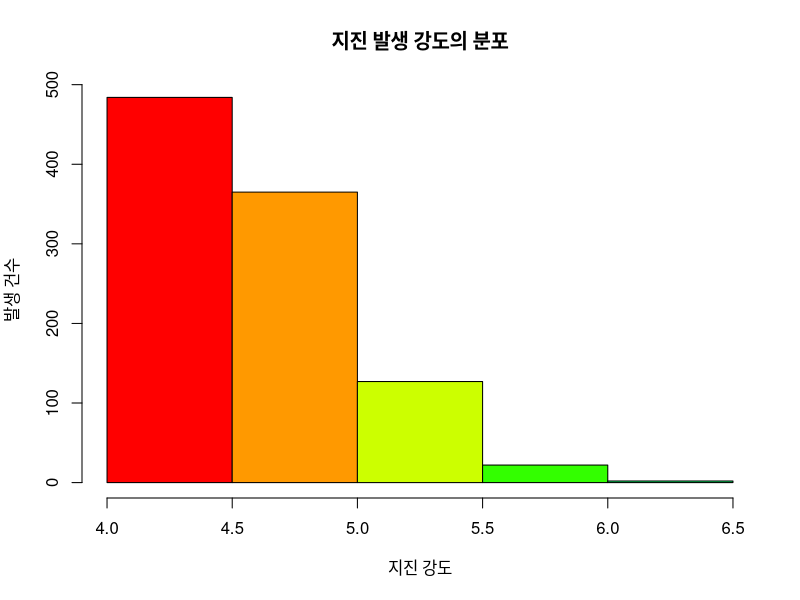
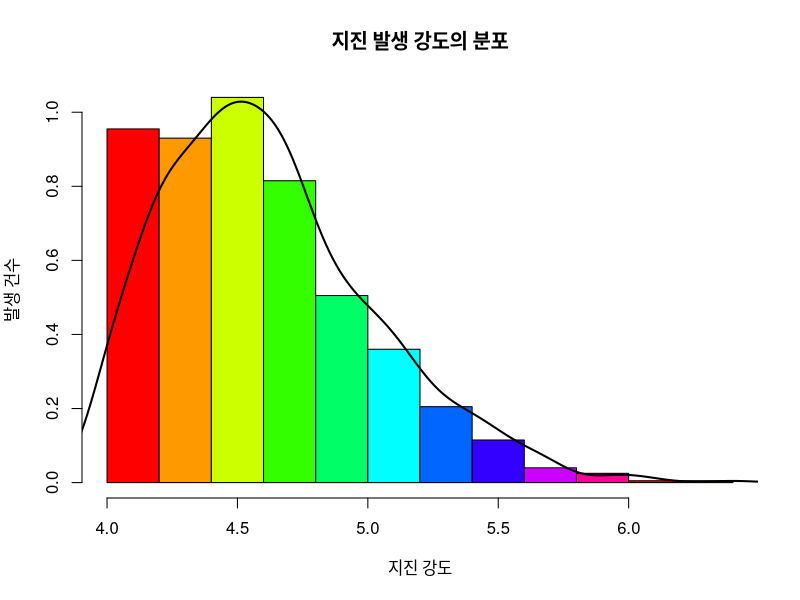

Write the R code that produced these figures, in order.
quakes
mag <- quakes$mag
mag

hist(mag,
     main="지진 발생 강도의 분포",
     xlab="지진 강도", ylab="발생 건수",
     col=rainbow(10),
     breaks=seq(4,6.5,by=0.5))

hist(mag,
     main="지진 발생 강도의 분포",
     xlab="지진 강도", ylab="발생 건수",
     col=rainbow(10),
     freq=FALSE)

lines(density(mag),lwd=2)
